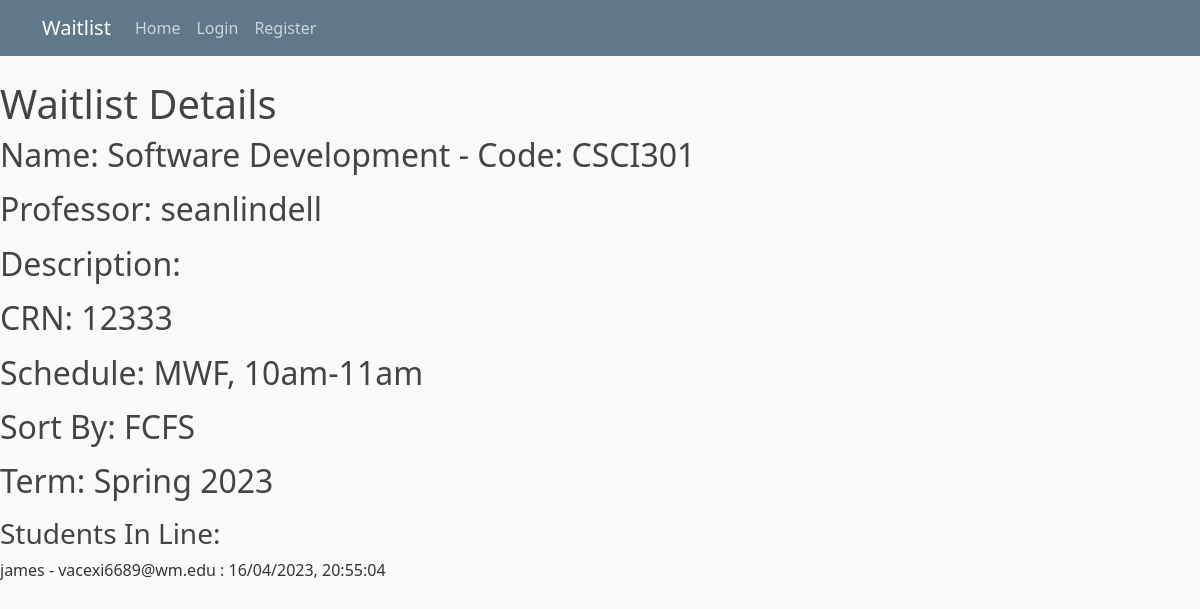
The page /studenthome/2/detail/ on the database as committed earlier.
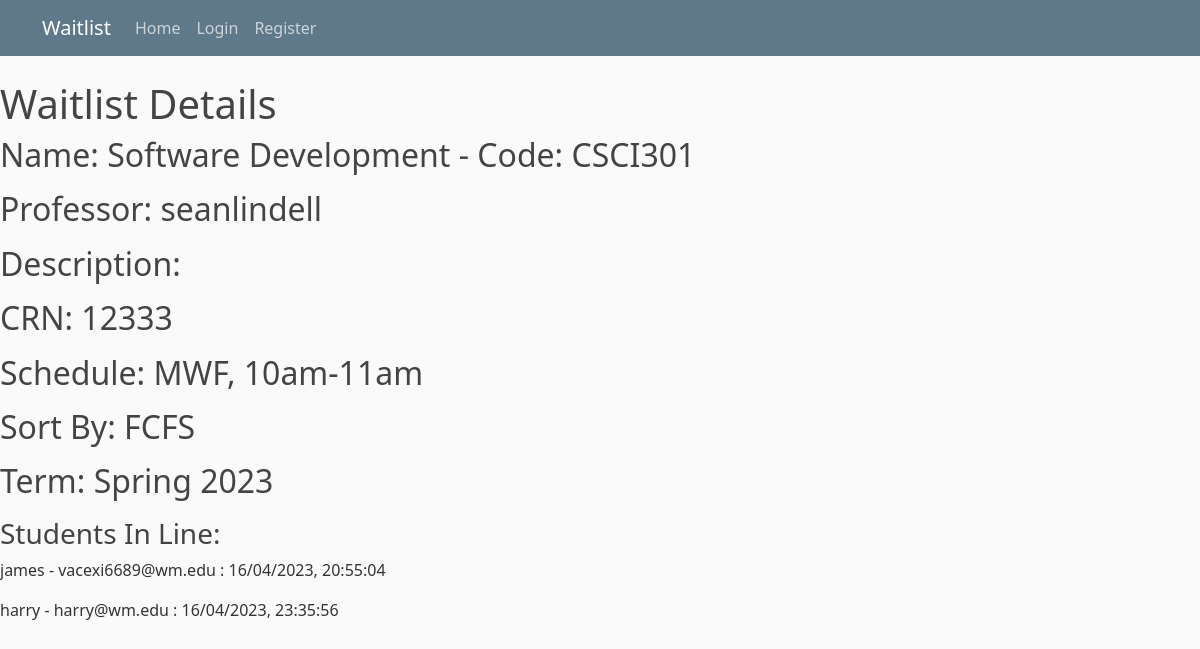
The same page on the database as committed later.
### studentview/models.py (models this page shows)
class StudentTicket(models.Model):
    class_waitlist = models.ForeignKey(ClassWaitlist, on_delete=models.CASCADE)
    date_joined = models.DateTimeField("date joined")
    student = models.ForeignKey(User, on_delete=models.CASCADE)
    position = models.IntegerField(default=0)  # Add this line
    waitlist_status = models.CharField(max_length=1, default="p" ) #a = accept r = reject p = pending
    def __str__(self):
        return str(self.student) + " - " + str(self.student.email) + ' : ' + str(self.date_joined.strftime("%d/%m/%Y, %H:%M:%S"))

### studentview/views.py (the view)
# urls.py: path("<int:pk>/detail/", views.DetailView.as_view(), name='detail'),
class DetailView(generic.DetailView):
    model = ClassWaitlist
    template_name = 'studentview/detail.html'
    def get_context_data(self, **kwargs):
        print(kwargs)
        context = super().get_context_data(**kwargs)
        context['isProfessor'] = self.request.user.groups.filter(name='Professor').exists()
        context['ownsClass'] = self.request.user.id == kwargs['object'].professor.pk
        return context

### studentview/models.py (called while the page is built)
    def __str__(self):
        return self.className

### studentview/templates/studentview/detail.html (shortened to what this page needs)
{% extends "studentview/base.html" %}
{% block content %}
        <h1>Waitlist Details</h1>
        <legend> <h2> Name: {{ classwaitlist.className }}  - Code: {{ classwaitlist.classCode}} </h2> </legend>
        <legend> <h2> Professor: {{ classwaitlist.professor }} </h2> </legend>
        <legend> <h2> Description: {{ classwaitlist.classDescription }} </h2> </legend>
        <legend> <h2> CRN: {{ classwaitlist.crn }} </h2> </legend>
        <legend> <h2> Schedule: {{ classwaitlist.schedule }} </h2> </legend>
        <legend> <h2> Sort By: {{ classwaitlist.sortType }} </h2> </legend>
        <legend> <h2> Term: {{ classwaitlist.term }} </h2> </legend>
        <h3> Students In Line: </h3>
        {% for studentticket in classwaitlist.studentticket_set.all|dictsort:"position" %}
            <p>
                {{ studentticket }}
            </p>
        {% endfor %}
{% endblock content %}

Rows that differ between the two databases and show on the page:
added StudentTicket: student+date_joined "harry - harry@wm.edu : 16/04/2023, 23:35:56"
